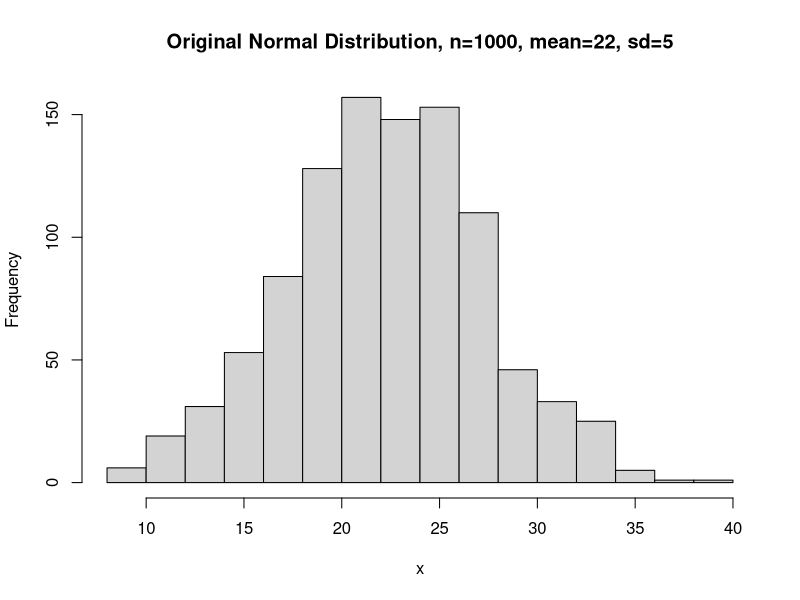
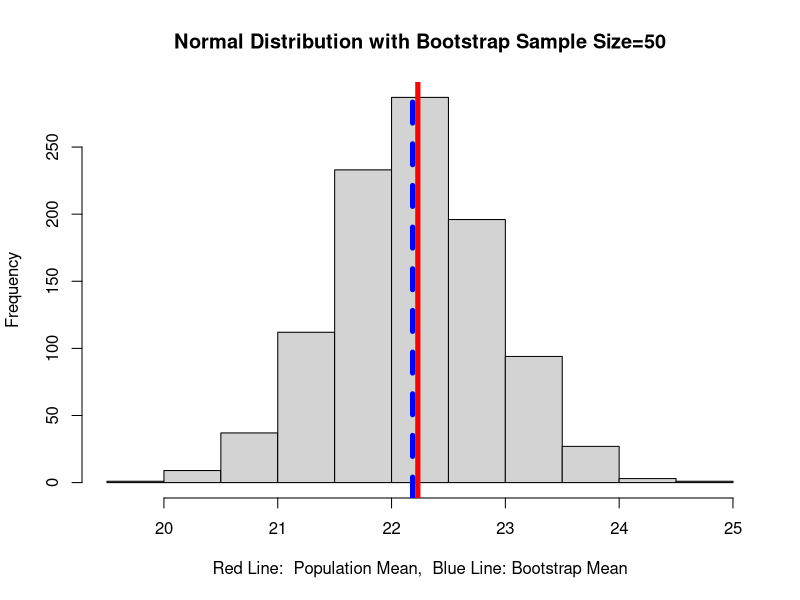
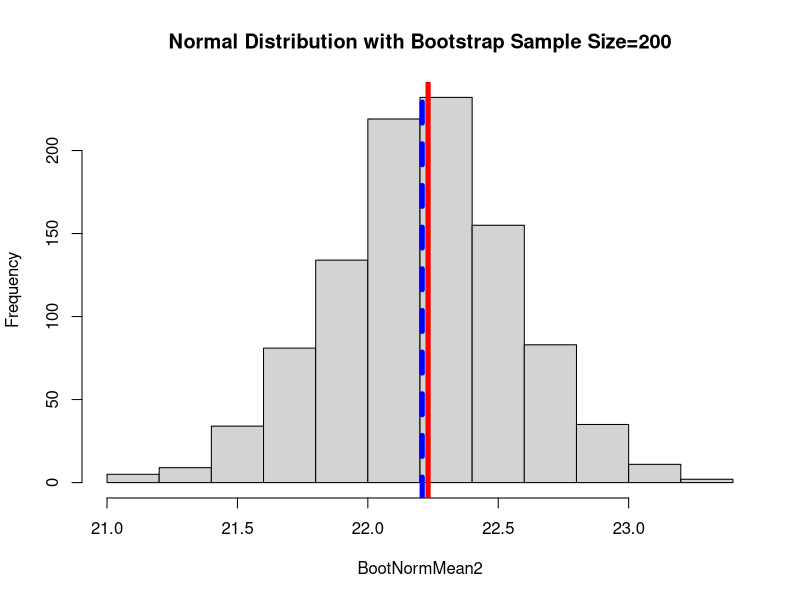
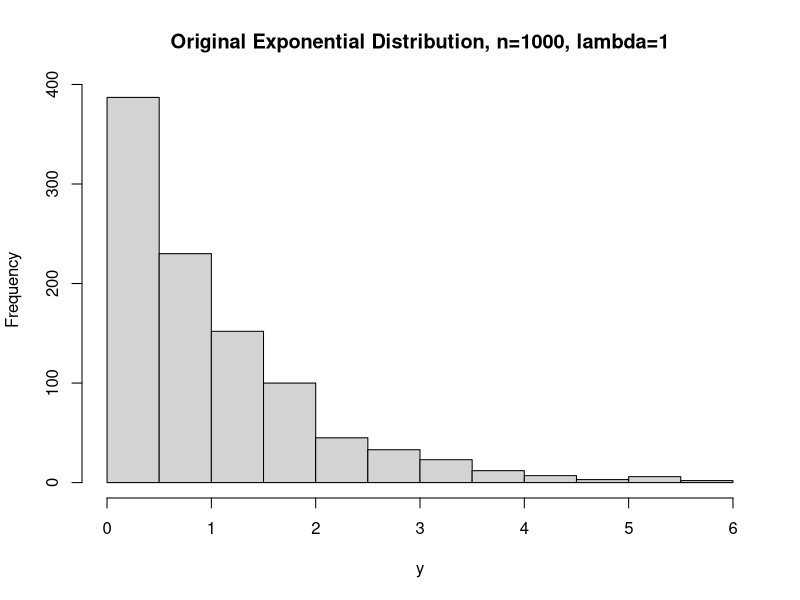
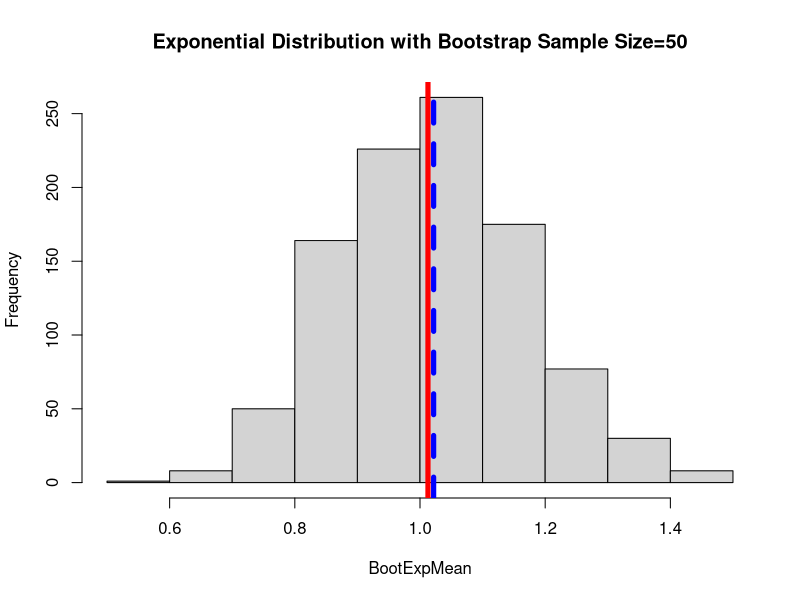
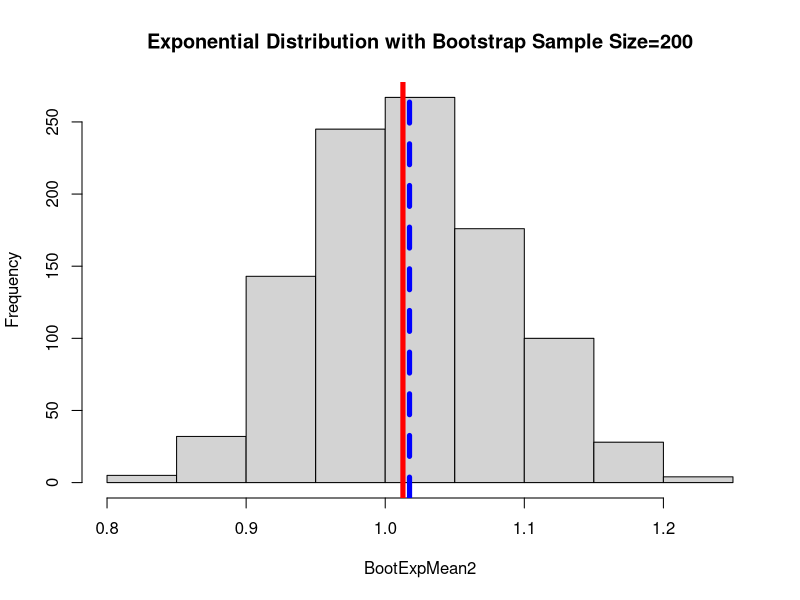

These figures' R source, in order:
## ---- chunk 1
knitr::opts_chunk$set(echo = TRUE)
## ---- chunk 2
set.seed(12345)
x = rnorm(1000,22,5)
OrigMean <- 22
hist(x, main="Original Normal Distribution, n=1000, mean=22, sd=5")
## ---- chunk 3
xbar = mean(x)
xbar

xsd <-sd(x)
xsd
## ---- chunk 4
BootNormMean <-numeric(1000)
BootNormMean2 <- numeric(1000)


for (i in 1:1000) {
    # Size Sample, size =50
    bootsamp <- sample(x,size=50, replace=TRUE)
    BootNormMean[i] <- mean(bootsamp)
    
    #Size Sample,size = 200
    bootsamp2 <- sample(x, size=200, replace=TRUE)
    BootNormMean2[i] <- mean(bootsamp2)
}

BootStrapMean <- mean(BootNormMean)
BootStrapMean

BootStrapSd <- sd(BootNormMean)
BootStrapSd

BootStrapMean2 <- mean(BootNormMean2)
BootStrapMean2

BootStrapSd2 <- sd(BootNormMean2)
BootStrapSd2
## ---- chunk 5
hist(BootNormMean, main ="Normal Distribution with Bootstrap Sample Size=50", xlab = "Red Line:  Population Mean,  Blue Line: Bootstrap Mean")
abline(v=xbar, col="red", lwd=5, lty=1)
abline(v=BootStrapMean, col="blue", lwd=5, lty=2)
## ---- chunk 6
xbar
BootStrapMean

xsd
BootStrapSd
## ---- chunk 7
hist(BootNormMean2, main="Normal Distribution with Bootstrap Sample Size=200")
abline(v=xbar, col="red", lwd=5, lty=1)
abline(v=BootStrapMean2, col="blue", lwd=5, lty=2)
## ---- chunk 8
xbar
BootStrapMean2

xsd
BootStrapSd2
## ---- chunk 9
set.seed(23456)
y <- rexp(1000)
hist(y, main="Original Exponential Distribution, n=1000, lambda=1")
## ---- chunk 10
xbarExp= mean(y)
xbarExp 

ysdExp= sd(y)
ysdExp 
## ---- chunk 11
BootExpMean <- numeric(1000)
BootExpMean2 <- numeric(1000)

for (i in 1:1000) {
    bootsamp3 <- sample(y, size=50, replace=TRUE)
    BootExpMean[i] <- mean(bootsamp3) 
    
    bootsamp4 <- sample(y, size=200, replace=TRUE)
    BootExpMean2[i] <- mean(bootsamp4)
}

MeanBootExp <- mean(BootExpMean)
MeanBootExp

SdBootExp <- sd(BootExpMean)
SdBootExp

MeanBootExp2 <- mean(BootExpMean2)
MeanBootExp2

SdBootExp2 <- sd(BootExpMean2)
SdBootExp2
## ---- chunk 12
hist(BootExpMean, main= 'Exponential Distribution with Bootstrap Sample Size=50')
abline(v=xbarExp, col="red", lwd=5, lty=1)
abline(v=MeanBootExp, col="blue", lwd=5, lty=2)
## ---- chunk 13
xbarExp 
MeanBootExp

ysdExp 
SdBootExp
## ---- chunk 14
hist(BootExpMean2, main="Exponential Distribution with Bootstrap Sample Size=200")
abline(v=xbarExp, col="red", lwd=5, lty=1)
abline(v=MeanBootExp2, col="blue", lwd=5, lty=2)
## ---- chunk 15
xbarExp 
MeanBootExp2

ysdExp 
SdBootExp2
